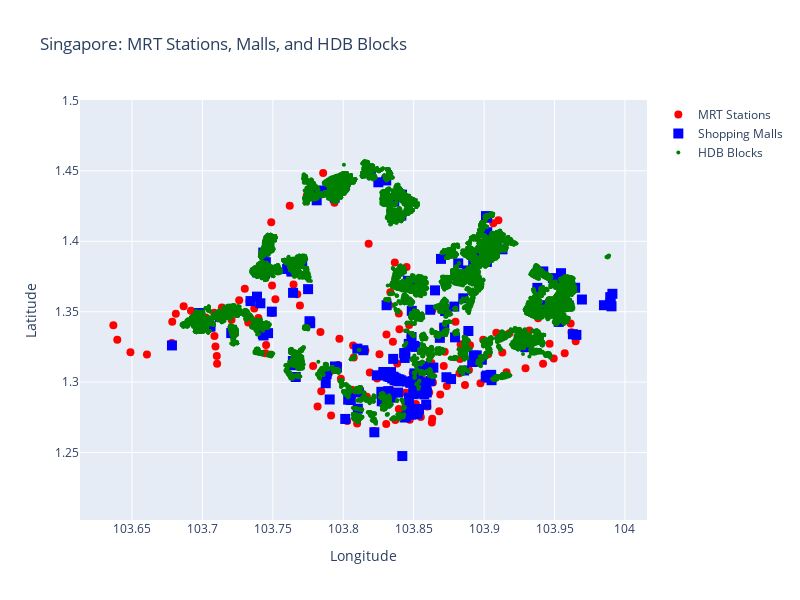

The code cell stored with this chart in its notebook:
### Code cell
import plotly.express as px
import plotly.graph_objects as go

# Create figure
fig = go.Figure()

# Add MRT stations
fig.add_trace(go.Scatter(
    x=mrt_geolocations['longitude'],
    y=mrt_geolocations['latitude'],
    mode='markers',
    marker=dict(size=8, color='red'),
    name='MRT Stations',
    text=mrt_geolocations['name'],
    hovertemplate='<b>%{text}</b><br>Lat: %{y}<br>Lon: %{x}<extra></extra>'
))

# Add malls
fig.add_trace(go.Scatter(
    x=mall_geolocations['longitude'],
    y=mall_geolocations['latitude'],
    mode='markers',
    marker=dict(size=10, color='blue', symbol='square'),
    name='Shopping Malls',
    text=mall_geolocations['name'],
    hovertemplate='<b>%{text}</b><br>Lat: %{y}<br>Lon: %{x}<extra></extra>'
))

# Add HDB blocks
fig.add_trace(go.Scatter(
    x=hdb_geolocations['longitude'],
    y=hdb_geolocations['latitude'],
    mode='markers',
    marker=dict(size=4, color='green'),
    name='HDB Blocks',
    text=hdb_geolocations['block'] + ' ' + hdb_geolocations['street_name'],
    hovertemplate='<b>%{text}</b><br>Lat: %{y}<br>Lon: %{x}<extra></extra>'
))

# Update layout
fig.update_layout(
    title='Singapore: MRT Stations, Malls, and HDB Blocks',
    xaxis_title='Longitude',
    yaxis_title='Latitude',
    width=800,
    height=600
)

# Equal aspect ratio
fig.update_yaxes(scaleanchor="x", scaleratio=1)

fig.show()

### Figure 1 — Plotly figure (JSON) as saved in the notebook; plotly's stock layout.template omitted (floating-point values rounded to 4 significant figures; data arrays with more than 128 entries replaced by an {"elided": "..."} marker saying what was removed)
{"data": [{"hovertemplate": "<b>%{text}</b><br>Lat: %{y}<br>Lon: %{x}<extra></extra>", "marker": {"color": "red", "size": 8}, "mode": "markers", "name": "MRT Stations", "text": {"elided": "179 str values"}, "type": "scatter", "x": {"elided": "179 float values"}, "y": {"elided": "179 float values"}}, {"hovertemplate": "<b>%{text}</b><br>Lat: %{y}<br>Lon: %{x}<extra></extra>", "marker": {"color": "blue", "size": 10, "symbol": "square"}, "mode": "markers", "name": "Shopping Malls", "text": {"elided": "224 str values"}, "type": "scatter", "x": {"elided": "224 float values"}, "y": {"elided": "224 float values"}}, {"hovertemplate": "<b>%{text}</b><br>Lat: %{y}<br>Lon: %{x}<extra></extra>", "marker": {"color": "green", "size": 4}, "mode": "markers", "name": "HDB Blocks", "text": {"elided": "11035 str values"}, "type": "scatter", "x": {"elided": "11035 float values"}, "y": {"elided": "11035 float values"}}], "layout": {"height": 600, "title": {"text": "Singapore: MRT Stations, Malls, and HDB Blocks"}, "width": 800, "xaxis": {"title": {"text": "Longitude"}}, "yaxis": {"scaleanchor": "x", "scaleratio": 1, "title": {"text": "Latitude"}}}}
